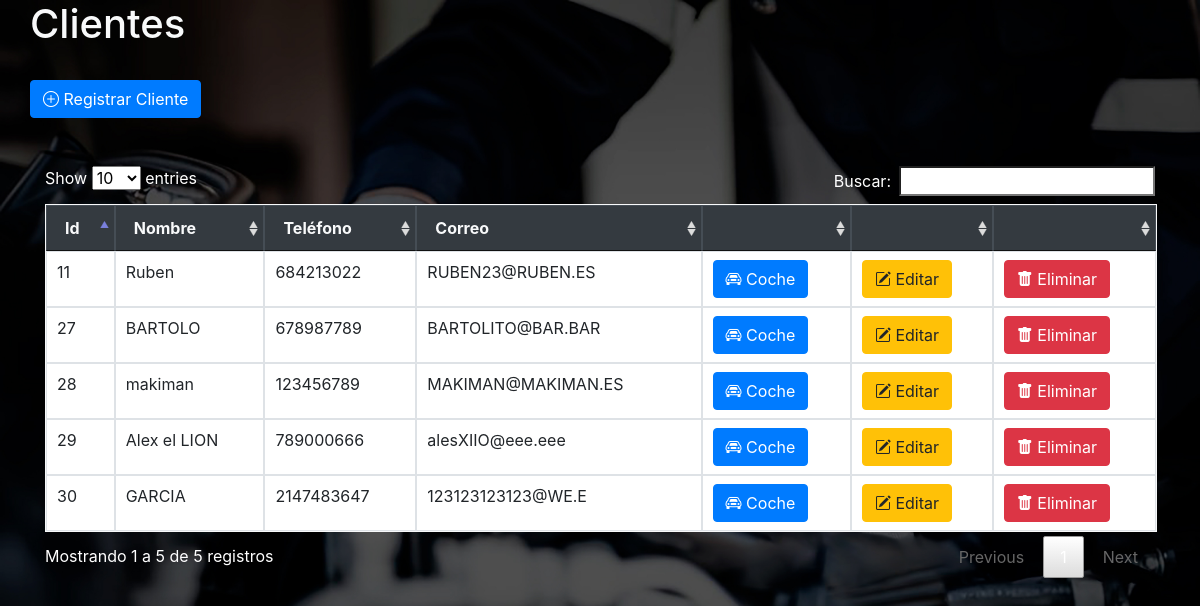
The page / on the database its author committed.
### tables this page shows
CREATE TABLE `cliente` (
  `id_cliente` int(3) NOT NULL,
  `Nombre_cliente` varchar(50) NOT NULL,
  `Telefono` int(50) NOT NULL,
  `Correo` varchar(50) NOT NULL
);

### index.php (the view, shortened to what this page needs)
<?php
require 'conexion.php';
$sql = "SELECT * FROM cliente";
$resultado = $mysqli->query($sql);
?>
<!doctype html>
<html lang="es">
	<head>
    	<link rel="stylesheet" href="https://cdnjs.cloudflare.com/ajax/libs/font-awesome/6.0.0-beta3/css/all.min.css">
   		<link rel="stylesheet" href="https://cdnjs.cloudflare.com/ajax/libs/bootstrap-icons/1.7.2/font/bootstrap-icons.css">
		<link href="https://cdn.jsdelivr.net/npm/bootstrap-icons/font/bootstrap-icons.css" rel="stylesheet">
		<link rel="stylesheet" href="estilos.css">
		<link rel="stylesheet" href="css/jquery.dataTables.min.css">
		<link rel="stylesheet" href="css/bootstrap.min.css">
		<link rel="stylesheet" href="css/jquery.dataTables.min.css">
	</head>
	<body>
		<div class="container">
			<div class="row">
				<h1 class="text-light">Clientes</h1>
			</div>
			<br>
			<div class="row">
				<a href="registrar.php" class="btn btn-primary"><i class="bi bi-plus-circle"></i> Registrar Cliente</a>
			</div>
			<br>
			<br>
			<table id="tabla" class="table table-bordered border-light" style="width:100%">
				<thead class="table table-dark table-striped">
					<tr>
						<th class="text-light" >Id</th>
						<th class="text-light" >Nombre</th>
						<th class="text-light" >Teléfono</th>
						<th class="text-light" >Correo</th>
						<th></th>
						<th></th>
						<th></th>
					</tr>
				</thead>
				<tbody>
					<?php
						while($fila = $resultado->fetch_assoc()){
							echo "<tr>";
							echo "<td>$fila[id_cliente]</td>";
							echo "<td>$fila[Nombre_cliente]</td>";
							echo "<td>$fila[Telefono]</td>";
							echo "<td>$fila[Correo]</td>";
					?>
							<td><a href="coche.php?id_cliente=<?php echo $fila['id_cliente']; ?>" class="btn btn-primary"><i class="bi bi-car-front"></i> Coche</a></td>
							<td><a href="editar.php?id_cliente=<?php echo $fila['id_cliente']; ?>" class="btn btn-warning"><i class='bi bi-pencil-square'></i> Editar</a></td>
							<td><a href="eliminar.php?id_cliente=<?php echo $fila['id_cliente']; ?>" class="btn btn-danger"><i class='bi bi-trash-fill'></i> Eliminar</a></td>
					<?php
							echo "</tr>";
						}
					?>
				</tbody>
			</table>
		</div>
</body>
</html>

### estilos.css (style rules this page uses)
body { position: relative; background-image: url('images/fondo1.jpg'); background-size: 100%; background-repeat: no-repeat; background-attachment: fixed; }

### rows shown on the page
cliente: id_cliente "11", Nombre_cliente "Ruben", Telefono "684213022", Correo "RUBEN23@RUBEN.ES"
cliente: id_cliente "27", Nombre_cliente "BARTOLO", Telefono "678987789", Correo "BARTOLITO@BAR.BAR"
cliente: id_cliente "28", Nombre_cliente "makiman", Telefono "123456789", Correo "MAKIMAN@MAKIMAN.ES"
cliente: id_cliente "29", Nombre_cliente "Alex el LION", Telefono "789000666", Correo "alesXIIO@eee.eee"
cliente: id_cliente "30", Nombre_cliente "GARCIA", Telefono "2147483647", Correo "123123123123@WE.E"
